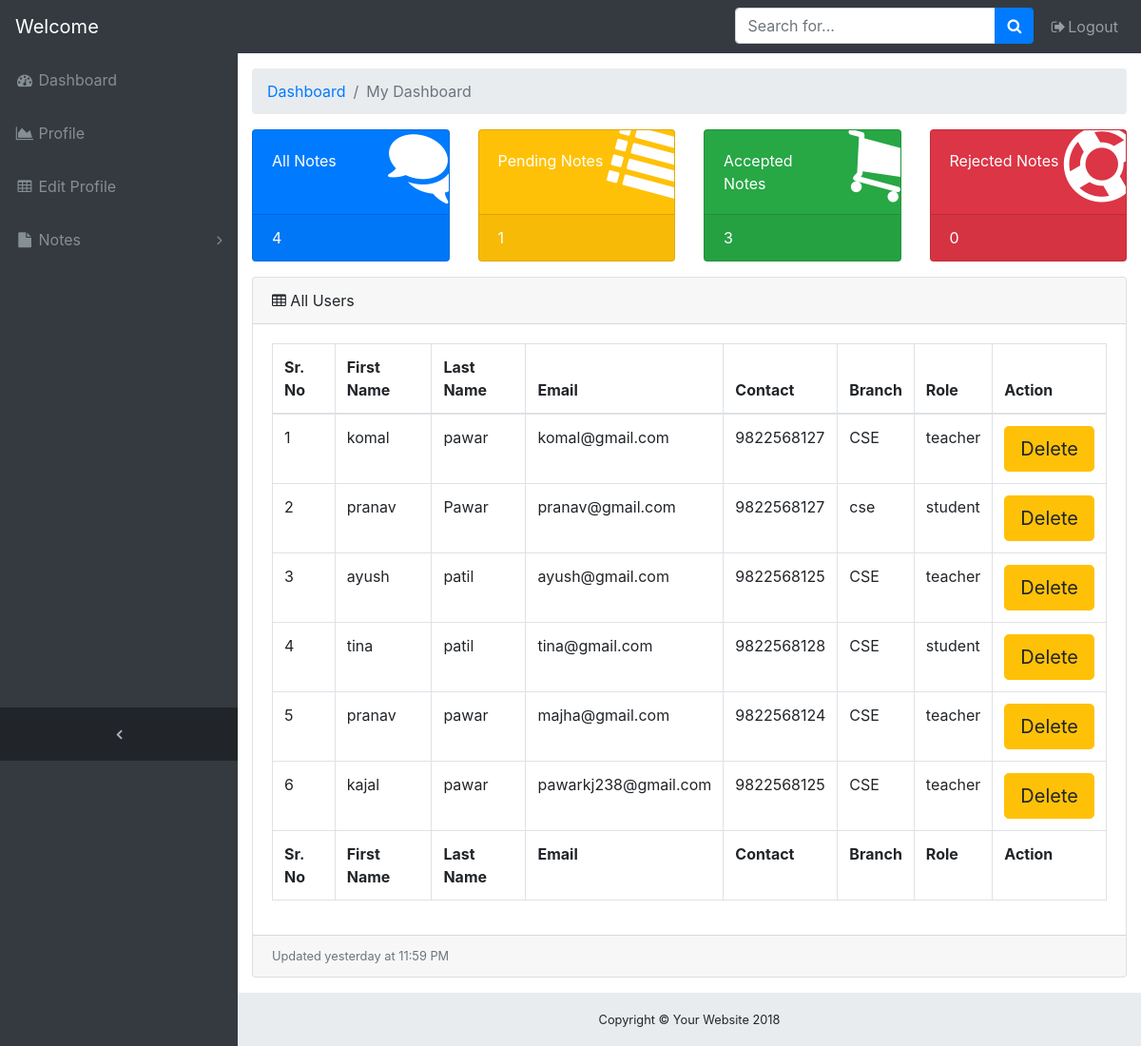
The app's page /notes/admindashboard/, older data.
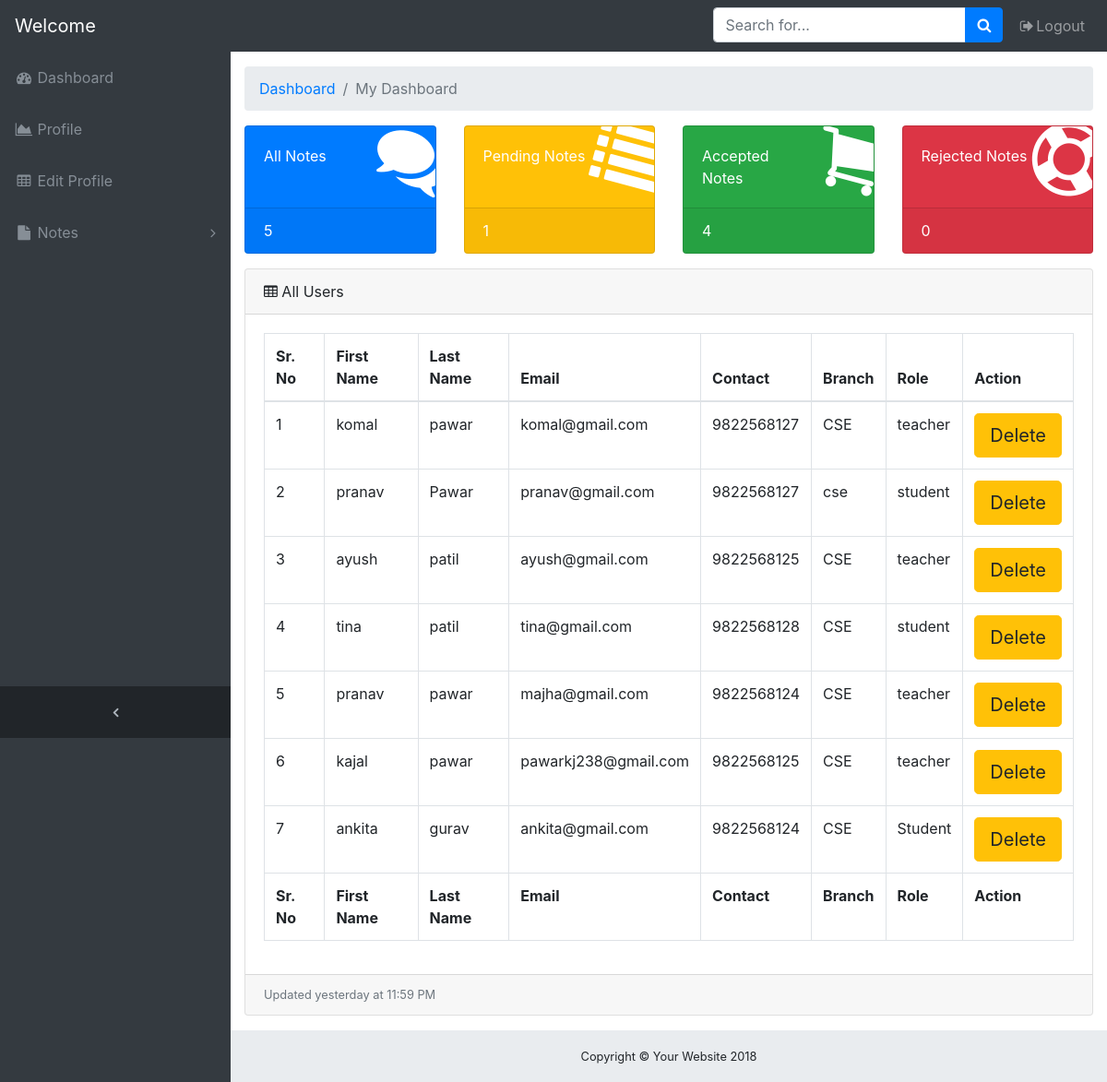
The same page, newer data.
### onlinenotes/models.py (models this page shows, shortened)
class signup(models.Model):
    user = models.ForeignKey(User,on_delete=models.CASCADE)
    contact = models.CharField(max_length=10)
    branch = models.CharField(max_length=30)
    role = models.CharField(max_length=30)

### onlinenotes/views.py (the view)
# urls.py: path('admindashboard/',views.admindashboard,name="admindashboard"),
def admindashboard(request):
    alluser = signup.objects.all()
    accept = notes.objects.filter(status='accepted').count()
    all = notes.objects.all().count()
    reject = notes.objects.filter(status='rejected').count()
    pend = notes.objects.filter(status='pending').count()
    context={'alluser':alluser,'accept':accept,'all':all,'reject':reject,'pend':pend}
    return render(request,'onlinenotes/admindashboard.html',context)

### onlinenotes/templates/onlinenotes/admindashboard.html (shortened to what the changed rows need)
<!DOCTYPE html>
{% load static %}
<html lang="en">
<head>
    <link rel="stylesheet" href="https://stackpath.bootstrapcdn.com/bootstrap/4.5.2/css/bootstrap.min.css">
    <link href="//netdna.bootstrapcdn.com/bootstrap/3.0.0/css/bootstrap-glyphicons.css" rel="stylesheet">
    <link rel="stylesheet" href="https://cdnjs.cloudflare.com/ajax/libs/font-awesome/4.7.0/css/font-awesome.min.css">
    <link rel="stylesheet" href="https://cdn.jsdelivr.net/npm/@fortawesome/fontawesome-free@5.15.3/css/fontawesome.min.css">
    <link rel="stylesheet" href="{% static 'css/admindash.css' %}">
</head>
<body class="fixed-nav sticky-footer bg-dark" id="page-top">
    <div class="content-wrapper">
      <div class="container-fluid">
        <div class="row">
          <div class="col-xl-3 col-sm-6 mb-3">
            <div class="card text-white bg-primary o-hidden h-100">
              <a class="card-footer text-white clearfix large z-1" href="{% url 'allnotes' %}">
                <span class="float-left">{{all}}</span>
              </a>
            </div>
          </div>
          <div class="col-xl-3 col-sm-6 mb-3">
            <div class="card text-white bg-success o-hidden h-100">
              <a class="card-footer text-white clearfix large z-1" href="{% url 'acceptednotes' %}">
                <span class="float-left">{{accept}}</span>
              </a>
            </div>
          </div>
        </div>
        <div class="card mb-3">
          <div class="card-body">
            <div class="table-responsive">
              <table class="table table-bordered" id="dataTable" width="100%" cellspacing="0">
                <thead>
                  <tr>
                    <th>Sr. No</th>
                    <th>First Name</th>
                    <th>Last Name</th>
                    <th>Email</th>
                    <th>Contact</th>
                    <th>Branch</th>
                    <th>Role</th>
                    <th>Action</th>
                  </tr>
                </thead>
                <tfoot>
                  <tr>
                    <th>Sr. No</th>
                    <th>First Name</th>
                    <th>Last Name</th>
                    <th>Email</th>
                    <th>Contact</th>
                    <th>Branch</th>
                    <th>Role</th>
                    <th>Action</th>
                  </tr>
                </tfoot>
                <tbody>
                  {% for i in alluser %}
                    <tr>
                      <td>{{forloop.counter}}</td>
                      <td>{{i.user.first_name}}</td>
                      <td>{{i.user.last_name}}</td>
                      <td>{{i.user.email}}</td>
                      <td>{{i.contact}}</td>
                      <td>{{i.branch}}</td>
                      <td>{{i.role}}</td>
                      <td><form method="POST"><a href="{% url 'delete' i.id %}" class="btn btn-warning btn-lg">Delete</a></form></td>
                    </tr>
                  {% endfor %}
                </tbody>
              </table>
            </div>
          </div>
        </div>
      </div>
    </div>
  </body>
</html>

Row changes from the older to the newer data that the page shows:
added signup: user.first_name "ankita", user.last_name "gurav", user.email "ankita@gmail.com", contact "9822568124", branch "CSE", role "Student"
Text that changed along with them:
{{ all }}: "4" → "5"
{{ accept }}: "3" → "4"
